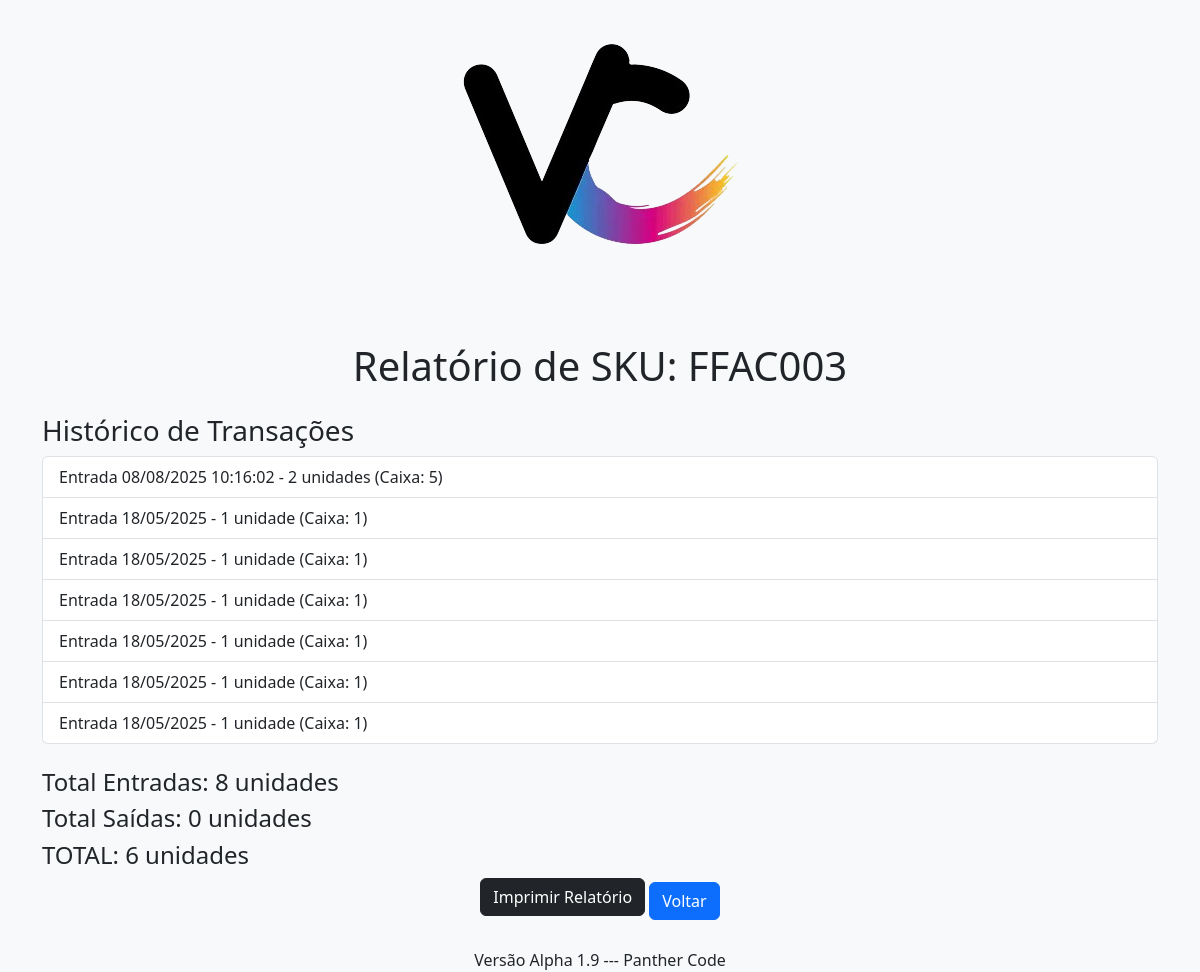
Screenshot of /sku_report/FFAC003 (signed in) with the database file from the repository.
### tables this page shows
CREATE TABLE transactions (
                id INTEGER PRIMARY KEY AUTOINCREMENT,
                sku TEXT NOT NULL,
                transaction_type TEXT NOT NULL,
                quantity INTEGER NOT NULL,
                date TEXT NOT NULL,
                caixa TEXT, classificacao TEXT, observacao TEXT,
                FOREIGN KEY (sku) REFERENCES "estoque_old" (codigo)
            );

CREATE TABLE estoque (
                    id INTEGER PRIMARY KEY AUTOINCREMENT,
                    codigo TEXT NOT NULL,
                    quantidade INTEGER NOT NULL DEFAULT 0,
                    caixa TEXT,
                    reservado INTEGER DEFAULT 0
                );

### app.py (the view)
@app.route('/sku_report/<sku>')
@login_required
def sku_report(sku):
    if current_user.role != 'admin':
        flash('Acesso negado: Somente administradores podem visualizar relatórios de SKU.', 'error')
        print(f'[Server] Acesso negado para {current_user.username} em sku_report')
        return redirect(url_for('index'))
    with get_db() as conn:
        cursor = conn.cursor()
        cursor.execute("SELECT codigo, quantidade, caixa FROM estoque WHERE codigo = ?", (sku,))
        item = cursor.fetchone()
        if not item:
            flash(f'SKU {sku} não encontrado no estoque.', 'error')
            return redirect(url_for('index'))
        cursor.execute("SELECT transaction_type, quantity, date, caixa FROM transactions WHERE sku = ? ORDER BY date", (sku,))
        transactions = cursor.fetchall()
        total_entries = sum(trans[1] for trans in transactions if trans[0] == 'entrada')
        total_exits = sum(trans[1] for trans in transactions if trans[0] == 'saida')
    skus_que_precisam_caixa_prefixos = ["PV", "PH", "FF", "FH", "RV", "PR"]
    return render_template('sku_report.html', sku=sku, item=item, transactions=transactions,
                           skus_que_precisam_caixa_prefixos=skus_que_precisam_caixa_prefixos,
                           total_entries=total_entries, total_exits=total_exits)

### app.py (called while the page is built)
@login_manager.user_loader
def load_user(user_id):
    with get_db() as conn:
        cursor = conn.cursor()
        cursor.execute("SELECT id, username, role FROM users WHERE id = ?", (user_id,))
        user = cursor.fetchone()
        if user:
            return User(user[0], user[1], user[2])
        return None

def get_db():
    conn = sqlite3.connect(DATABASE)
    conn.row_factory = sqlite3.Row
    conn.create_function("date_to_sortable", 1, sqlite_date_to_sortable)
    return conn

### templates/sku_report.html (shortened to what this page needs)
<!DOCTYPE html>
<html lang="pt-br">
<head>
    <link href="https://cdn.jsdelivr.net/npm/bootstrap@5.3.0/dist/css/bootstrap.min.css" rel="stylesheet">
</head>
<body class="bg-light">
    <div class="text-center">
        <img src="{{ url_for('static', filename='img/viacores.png') }}" alt="Logo ViaCores" class="logo">
    </div>
    <div class="container mt-5">
        <h1 class="mb-4 text-center">Relatório de SKU: {{ sku }}</h1>
        <h3>Histórico de Transações</h3>
        {% if transactions %}
            <ul class="list-group mb-4">
                {% for transaction in transactions %}
                    <li class="list-group-item">
                        {{ 'Entrada' if transaction[0] == 'entrada' else 'Saída' }} {{ transaction[2] }} - {{ transaction[1] }} unidade{{ 's' if transaction[1] > 1 else '' }}
                        {% if sku[:2] in skus_que_precisam_caixa_prefixos %}
                            (Caixa: {{ transaction[3] if transaction[3] else 'N/A' }})
                        {% endif %}
                    </li>
                {% endfor %}
            </ul>
            <h4>Total Entradas: {{ total_entries }} unidade{{ 's' if total_entries != 1 else '' }}</h4>
            <h4>Total Saídas: {{ total_exits }} unidade{{ 's' if total_exits != 1 else '' }}</h4>
            <h4>TOTAL: {{ item[1] }} unidade{{ 's' if item[1] != 1 else '' }}</h4>
        {% else %}
            <p class="text-muted">Nenhuma transação encontrada para este SKU.</p>
            <h4>TOTAL: {{ item[1] }} unidade{{ 's' if item[1] != 1 else '' }}</h4>
        {% endif %}
        <div class="text-center">
            <a href="{{ url_for('download_sku_report', sku=sku) }}" class="btn btn-dark mb-2">Imprimir Relatório</a>
            <a href="{{ url_for('index') }}" class="btn btn-primary">Voltar</a>
        </div>
        <div class="text-center mt-4">
            <footer>Versão Alpha 1.9 --- Panther Code</footer>
        </div>
    </div>
</body>
</html>

### rows the page displays
transactions: transaction_type "Entrada", quantity "s"
transactions: transaction_type "Entrada"
transactions: transaction_type "Entrada"
transactions: transaction_type "Entrada"
transactions: transaction_type "Entrada"
transactions: transaction_type "Entrada"
transactions: transaction_type "Entrada"
estoque: quantidade "6", quantidade "s"

### other values shown
{{ sku }} "FFAC003"
{{ total_entries }} "8"
{{ 's' if total_entries != 1 else '' }} "s"
{{ total_exits }} "0"
{{ 's' if total_exits != 1 else '' }} "s"
